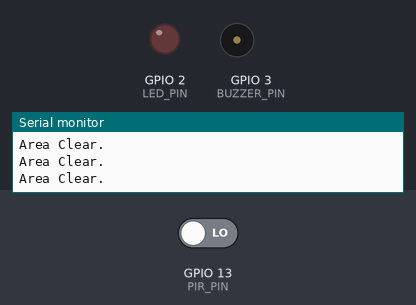
Recording of a sketch running on a simulated ESP32. On the bench: output pins drawn as LEDs (lit = HIGH), buzzer (waves = sounding, pin HIGH), the last lines printed to the serial monitor. The test bench sets the inputs (shaded band); at power-on: GPIO 13 (PIR_PIN) LOW.

Above: at 1.8 s.
1.9 s: GPIO 13 (PIR_PIN) driven HIGH
At 3.2 s:
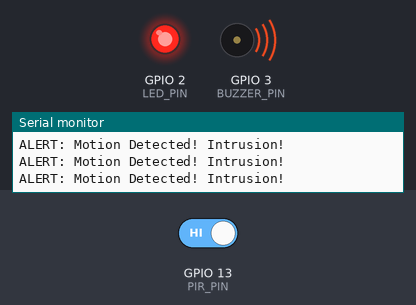
3.5 s: GPIO 13 (PIR_PIN) driven LOW
At 4.4 s:
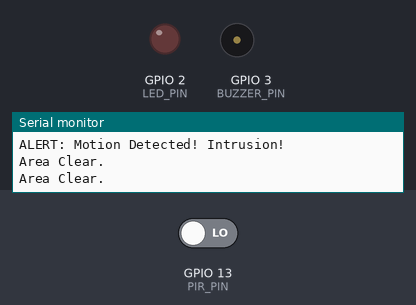
Timing chart, 0 to 6.5 s (numbered marks = the images above; inputs shaded):
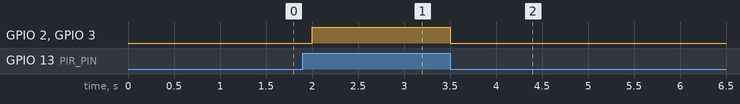

The sketch:

sketch.ino
```cpp
#define PIR_PIN 13
#define LED_PIN 2
#define BUZZER_PIN 3

void setup() {
  Serial.begin(115200);
  pinMode(PIR_PIN, INPUT);
  pinMode(LED_PIN, OUTPUT);
  pinMode(BUZZER_PIN, OUTPUT);
  Serial.println("System Ready. Monitoring...");
}

void loop() {
  int motion = digitalRead(PIR_PIN);
  if (motion == HIGH) {
    digitalWrite(LED_PIN, HIGH);
    digitalWrite(BUZZER_PIN, HIGH);
    Serial.println("ALERT: Motion Detected! Intrusion!");
  } else {
    digitalWrite(LED_PIN, LOW);
    digitalWrite(BUZZER_PIN, LOW);
    Serial.println("Area Clear.");
  }
  delay(500);
}
```

Measured:
- after the input at 1.9 s, GPIO 2 (LED_PIN), GPIO 3 (BUZZER_PIN): LOW → HIGH after 0.10 s
- after the input at 3.5 s, GPIO 2 (LED_PIN), GPIO 3 (BUZZER_PIN): HIGH → LOW at once
